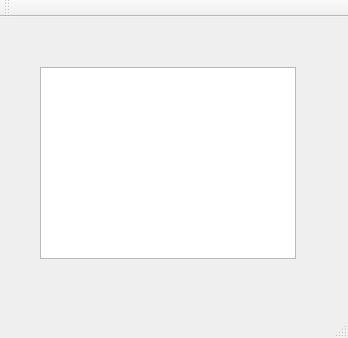
<?xml version="1.0" encoding="UTF-8"?>
<ui version="4.0">
 <class>MainWindow</class>
 <widget class="QMainWindow" name="MainWindow">
  <property name="geometry">
   <rect>
    <x>0</x>
    <y>0</y>
    <width>348</width>
    <height>338</height>
   </rect>
  </property>
  <property name="windowTitle">
   <string>MainWindow</string>
  </property>
  <widget class="QWidget" name="centralWidget">
   <widget class="QTextBrowser" name="textBrowser">
    <property name="geometry">
     <rect>
      <x>40</x>
      <y>50</y>
      <width>256</width>
      <height>192</height>
     </rect>
    </property>
   </widget>
  </widget>
  <widget class="QMenuBar" name="menuBar">
   <property name="geometry">
    <rect>
     <x>0</x>
     <y>0</y>
     <width>348</width>
     <height>22</height>
    </rect>
   </property>
  </widget>
  <widget class="QToolBar" name="mainToolBar">
   <attribute name="toolBarArea">
    <enum>TopToolBarArea</enum>
   </attribute>
   <attribute name="toolBarBreak">
    <bool>false</bool>
   </attribute>
  </widget>
  <widget class="QStatusBar" name="statusBar"/>
 </widget>
 <layoutdefault spacing="6" margin="11"/>
 <resources/>
 <connections/>
</ui>
